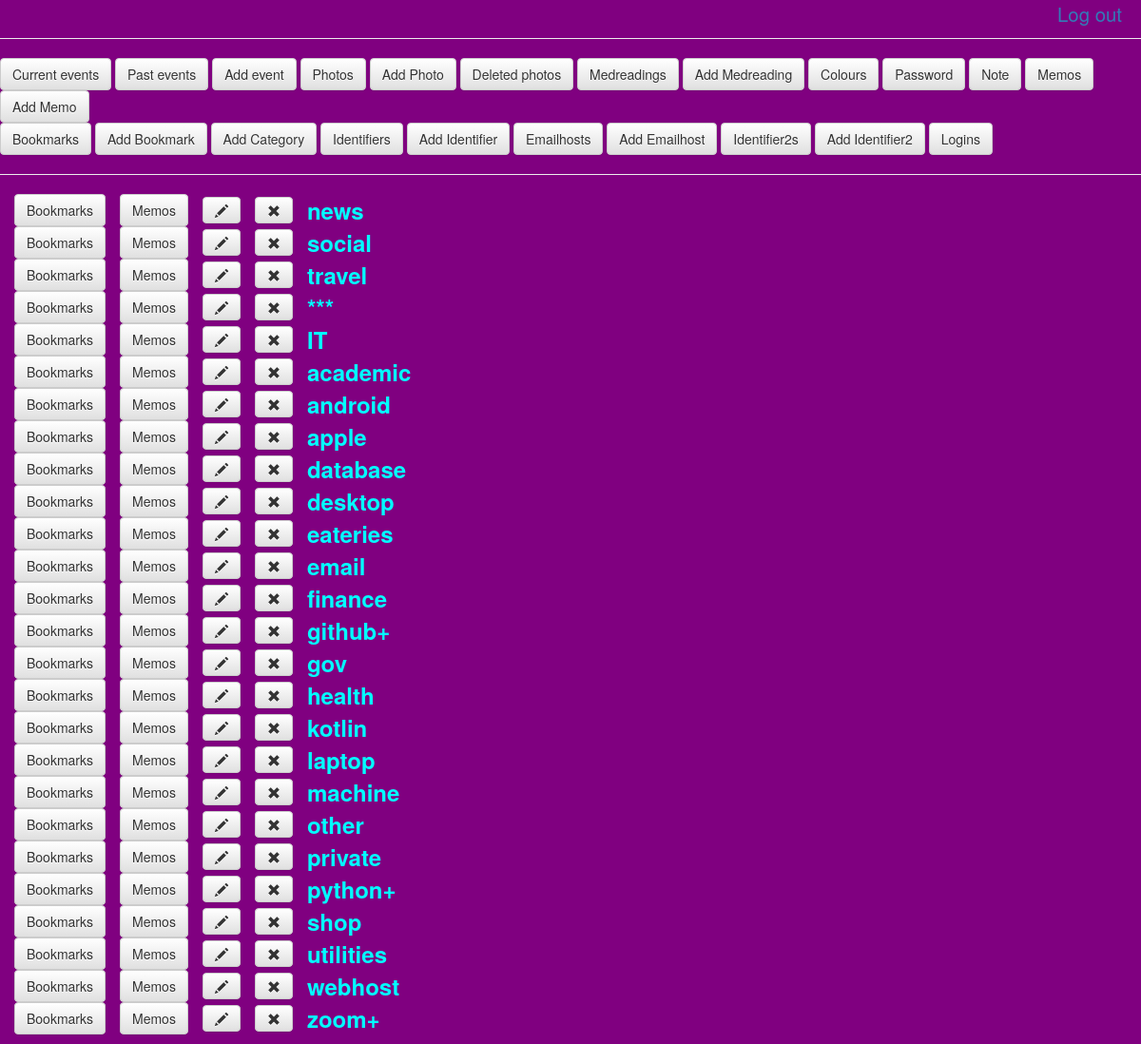
The page /categorylist (signed in) on the database its author committed.
### mysite/models.py (models this page shows, shortened)
class Category(models.Model):
    name                    = models.CharField(max_length=20)
    priority                = models.IntegerField       (default=100)
    notes                   = models.TextField                       (                                                             blank=True, null=True)

### mysite/views.py (the view)
# urls.py: path('categorylist',                           views.category_list,                              name='categorylist'),
@login_required
def category_list(request):
    site                                           =   Site.objects.get()
    categorys                                      =   Category.objects.all().order_by('-priority', 'name')
    context                                        =   { 'categorys': categorys, 'title': TITLE, 'site': site}
    return render                                      (request, 'category_list.html', context)

### templates/category_list.html (shortened to what this page needs)
{% extends "base.html" %}
{% block content %}
<a class="btn btn-default" href="{% url 'eventlist' 'current'  %}" >                                <span>Current events</span></a>
<a class="btn btn-default" href="{% url 'eventlist' 'notcurrent' %}" >                              <span>Past events</span></a>
<a class="btn btn-default" href="{% url 'eventinsertupdate' pk=0 mode='insert' %}" >                <span>Add event</span></a>
<a class="btn btn-default" href="{% url 'photolist'  %}">                                           <span>Photos</span></a>
<a class="btn btn-default" href="{% url 'photoinsert' %}">                                          <span>Add Photo</span></a>
<a class="btn btn-default" href="{% url 'photolistdeleted' %}">                                     <span>Deleted photos</span></a>
<a class="btn btn-default" href="{% url 'medreadinglist'  %}">                                      <span>Medreadings</span></a>
<a class="btn btn-default" href="{% url 'medreadinginsert' %}">                                     <span>Add Medreading</span></a>
<a class="btn btn-default" href="{% url 'siteupdate' pk=site.pk %}">                                <span>Colours</span></a>
<a class="btn btn-default" href="{% url 'password' %}">                                             <span>Password</span></a>
<a class="btn btn-default" href="{% url 'noteupdate' pk=site.pk %}">                                <span>Note</span></a>
<a class="btn btn-default" href="{% url 'memolist'  %}">                                            <span>Memos</span></a>
<a class="btn btn-default" href="{% url 'memoinsert'%}" >                                           <span>Add Memo</span></a>
<br>
<a class="btn btn-default" href="{% url 'bookmarklist'  %}">                                        <span>Bookmarks</span></a>
<a class="btn btn-default" href="{% url 'bookmarkinsert'%}" >                                       <span>Add Bookmark</span></a>
<a class="btn btn-default" href="{% url 'categoryinsert' %}" >                                      <span>Add Category</span></a>
<a class="btn btn-default" href="{% url 'identifierlist'  %}">                                      <span>Identifiers</span></a>
<a class="btn btn-default" href="{% url 'identifierinsert' %}" >                                    <span>Add Identifier</span></a>
<a class="btn btn-default" href="{% url 'emailhostlist'  %}">                                       <span>Emailhosts</span></a>
<a class="btn btn-default" href="{% url 'emailhostinsert' %}" >                                     <span>Add Emailhost</span></a>
<a class="btn btn-default" href="{% url 'identifier2list'  %}">                                     <span>Identifier2s</span></a>
<a class="btn btn-default" href="{% url 'identifier2insert' %}" >                                   <span>Add Identifier2</span></a>
<a class="btn btn-default" href="{% url 'loginlist'  %}">                                           <span>Logins</span></a>
<hr>
<h2>
<table>
{% for category in categorys %}
    <tr>
    <h2 class='item'>
    <td> <a class="btn btn-default" href="{% url 'categorysearchb' pk=category.pk %} "> <span >Bookmarks</span></a> </td>
    <td> <a class="btn btn-default" href="{% url 'categorysearchm' pk=category.pk %} "> <span >Memos</span></a> </td>
    <td> <a class="btn btn-default" href="{% url 'categoryupdate' pk=category.pk %} "> <span class="glyphicon glyphicon-pencil"></span></a> </td>
    <td> <a class="btn btn-default" href="{% url 'categorydeleteperm' pk=category.pk %} "> <span class="glyphicon glyphicon-remove"></span></a> </td>
    <td>                                                                                   <span class='detail'>{{ category.name }}</span> </td>
    </tr>
{% endfor %}
</table>
</h2>
</body>
{% endblock content %}

### rows shown on the page
Category: name "news"
Category: name "social"
Category: name "travel"
Category: name "***"
Category: name "IT"
Category: name "academic"
Category: name "android"
Category: name "apple"
Category: name "database"
Category: name "desktop"
Category: name "eateries"
Category: name "email"
Category: name "finance"
Category: name "github+"
Category: name "gov"
Category: name "health"
Category: name "kotlin"
Category: name "laptop"
Category: name "machine"
Category: name "other"
Category: name "private"
Category: name "python+"
Category: name "shop"
Category: name "utilities"
Category: name "webhost"
Category: name "zoom+"
